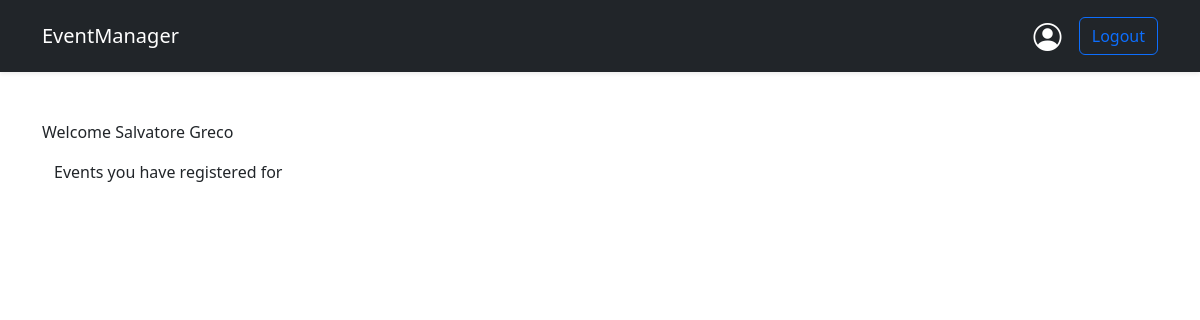
Page /users/profile/ (signed in) on the earlier database version.
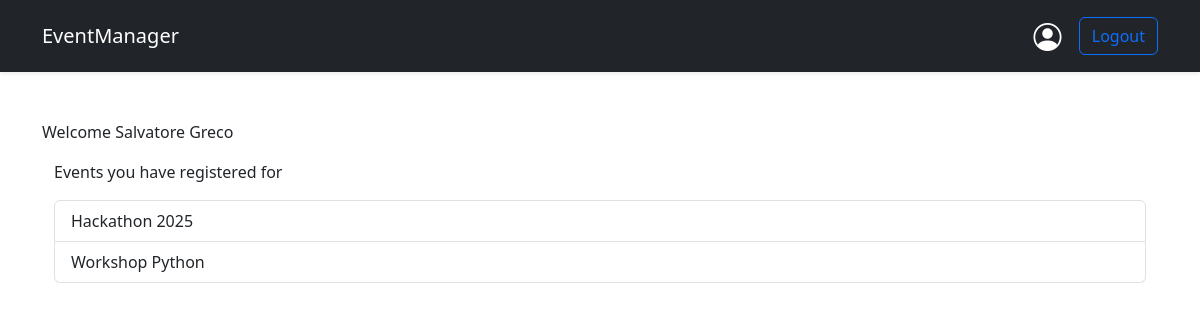
Same page on the later database version.
### events/models.py (models this page shows)
class Events(models.Model):
    id = models.AutoField(primary_key=True) # Non dovrebbe essere necessario
    name = models.CharField(max_length=50)
    place_name = models.CharField(max_length=50)
    place_address = models.CharField(max_length=100)
    price = models.DecimalField(decimal_places=2, max_digits=5)
    date = models.DateTimeField(auto_now=True)
    organizer_id = models.ForeignKey(CustomUser, on_delete=models.CASCADE, related_name='event_organizer')
    registration = models.ManyToManyField(to=CustomUser)

### users/views.py (the view)
# urls.py: path('profile/', views.profile_view, name='profile')
@login_required
def profile_view(request):
    if request.method == 'GET':
        user = request.user
        if user.is_organizer:
            events = Events.objects.filter(organizer_id = user.id)
        else:
            events = Events.objects.filter(registration=user.id)
        return render(request,'profile.html', {'first_name': user.first_name, 'last_name': user.last_name, 'events': events})

### templates/profile.html (shortened to what this page needs)
{% extends 'base.html' %}
{% load crispy_forms_tags %}
{% block content %}
    <p>Welcome {{ first_name }} {{ last_name }}</p>
    <div class="container">
        {% if user.is_organizer %}
            <p>Events you have organized</p>
        {% else %}
            <p>Events you have registered for</p>
        {% endif %}
        <div class="list-group">
            {% for event in events %}
                <a href="#" class="list-group-item list-group-item-action">{{ event.name }}</a>
            {% endfor %}
        </div>
    </div>
{% endblock %}

Differences in the rows shown:
added Events: name "Hackathon 2025"
added Events: name "Workshop Python"
